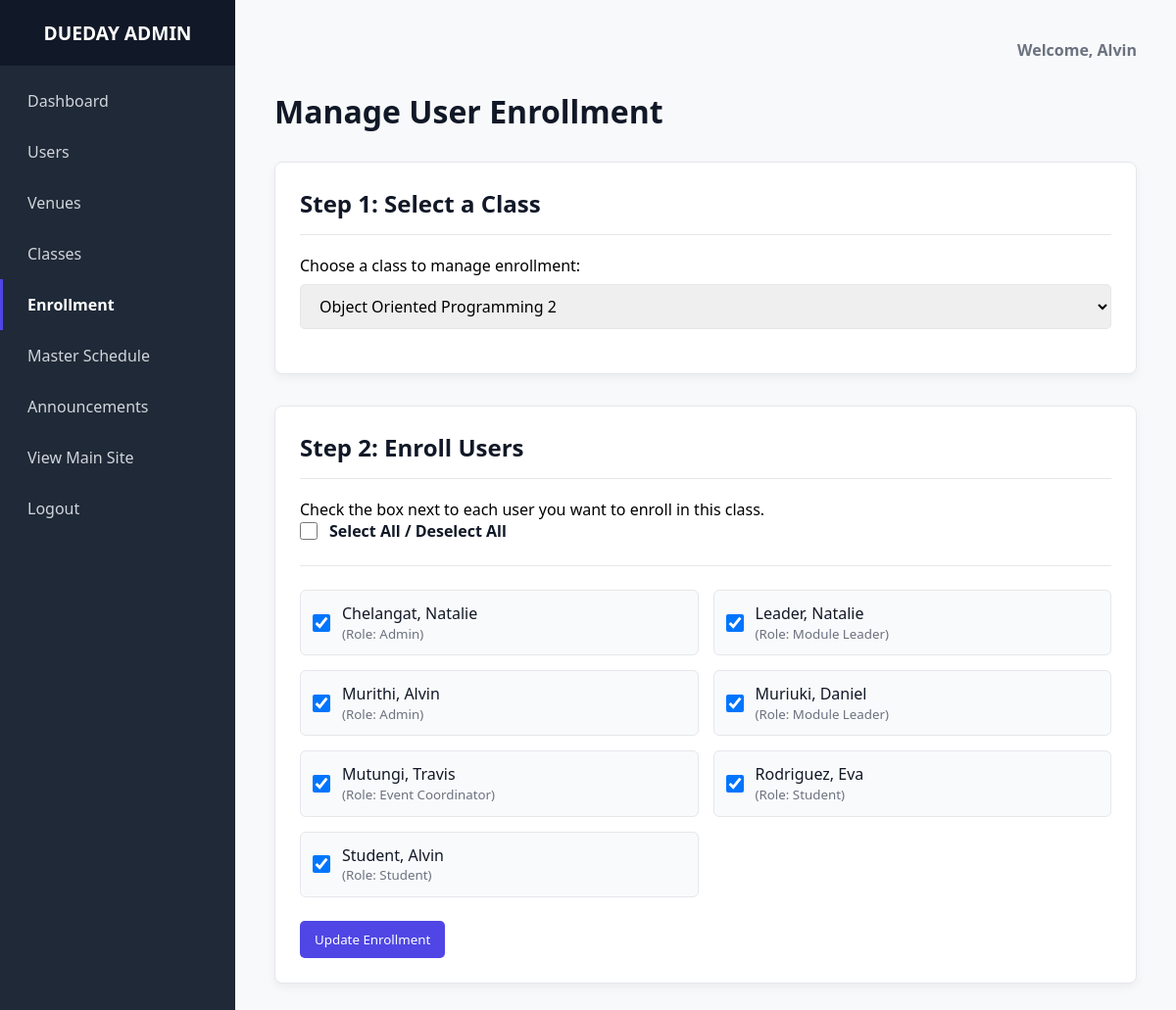
Page /admin/admin_enroll_students.php?class_id=1 (signed in) on the earlier database version.
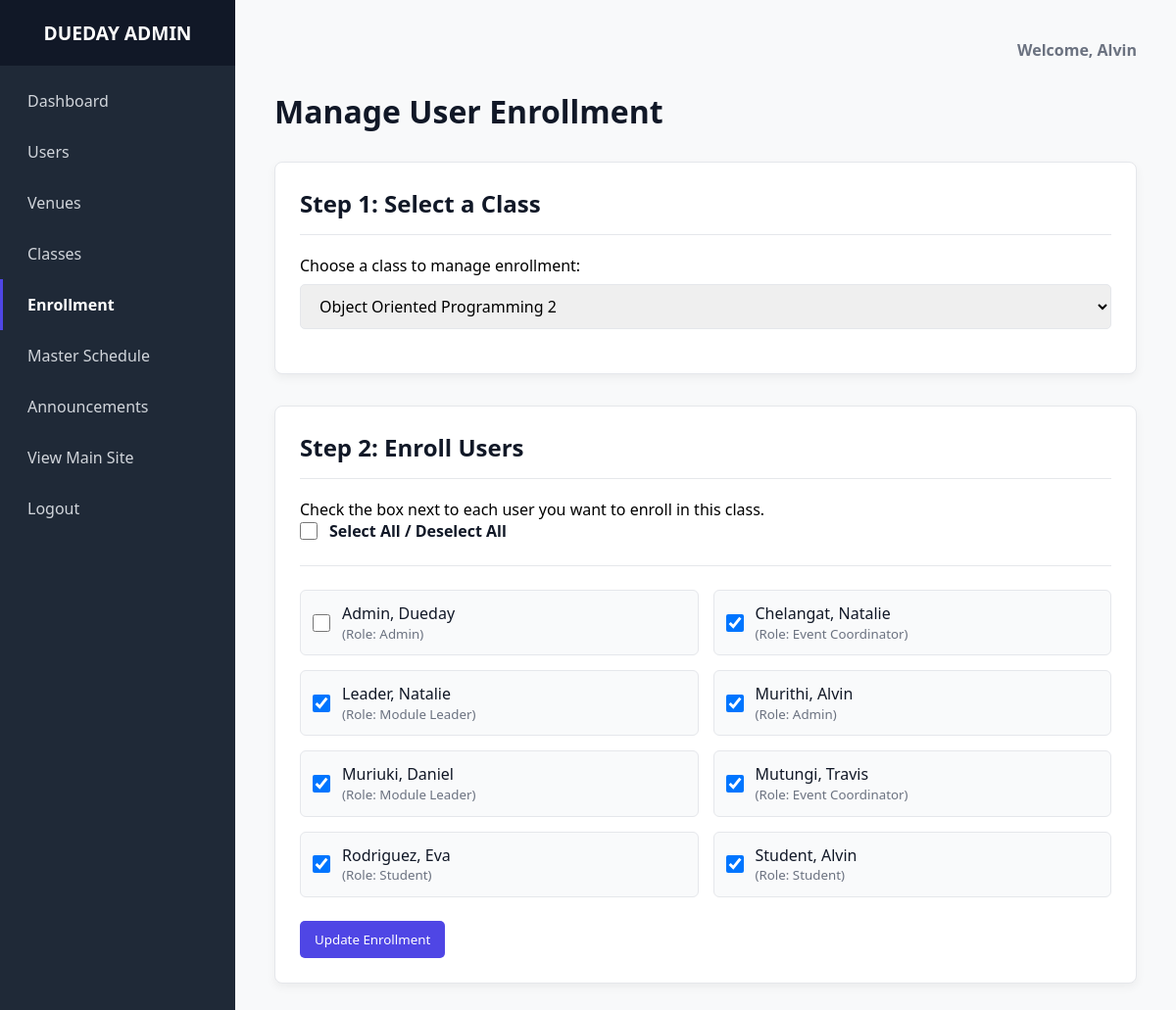
Same page on the later database version.
### tables this page shows
CREATE TABLE `users` (
  `User_ID` int(11) NOT NULL,
  `Email` varchar(100) NOT NULL,
  `Password` varchar(255) NOT NULL,
  `F_Name` varchar(50) NOT NULL,
  `L_Name` varchar(50) NOT NULL,
  `Role_ID` int(11) NOT NULL,
  `status` varchar(20) NOT NULL DEFAULT 'active'
);

CREATE TABLE `role` (
  `Role_ID` int(11) NOT NULL,
  `Role_Name` varchar(50) NOT NULL
);

### admin/admin_enroll_students.php (the view, shortened to what this page needs)
<?php
require_once 'templates/header.php';
$selected_class_id = $_GET['class_id'] ?? null;
$all_classes = $conn->query("SELECT * FROM Classes ORDER BY Class_Name ASC")->fetch_all(MYSQLI_ASSOC);
$all_users = [];
$enrolled_user_ids = [];
if ($selected_class_id) {
    $all_users = $conn->query("SELECT u.User_ID, u.F_Name, u.L_Name, u.Email, r.Role_Name
                               FROM Users u
                               JOIN Role r ON u.Role_ID = r.Role_ID
                               ORDER BY u.L_Name, u.F_Name")->fetch_all(MYSQLI_ASSOC);
    $stmt_enrolled = $conn->prepare("SELECT User_ID FROM User_Classes WHERE Class_ID = ?");
    $stmt_enrolled->bind_param("i", $selected_class_id);
    $stmt_enrolled->execute();
    $result = $stmt_enrolled->get_result();
    while ($row = $result->fetch_assoc()) {
        $enrolled_user_ids[] = $row['User_ID'];
    }
}
?>
<h1 class="page-title">Manage User Enrollment</h1>
<div class="management-section card">
    <h2>Step 1: Select a Class</h2>
    <form method="GET" action="admin_enroll_students.php">
        <div class="form-group">
            <label for="class_id">Choose a class to manage enrollment:</label>
            <select name="class_id" id="class_id" class="form-input" onchange="this.form.submit()">
                <?php foreach ($all_classes as $class): ?>
                    <option value="<?php echo $class['Class_ID']; ?>" <?php if ($selected_class_id == $class['Class_ID']) echo 'selected'; ?>>
                        <?php echo htmlspecialchars($class['Class_Name']); ?>
                    </option>
                <?php endforeach; ?>
            </select>
        </div>
    </form>
</div>
<?php if ($selected_class_id): ?>
<div class="management-section card" style="margin-top: 2rem;">
    <h2>Step 2: Enroll Users</h2>
    <p>Check the box next to each user you want to enroll in this class.</p>
    <form method="POST" action="admin_enroll_students.php?class_id=<?php echo $selected_class_id; ?>">
        <div class="checkbox-item select-all-container">
            <input type="checkbox" id="selectAllUsers">
            <label for="selectAllUsers"><strong>Select All / Deselect All</strong></label>
        </div>
        <div class="user-enrollment-list">
            <?php if (empty($all_users)): ?>
                <p>No users found in the system.</p>
            <?php else: ?>
                <?php foreach ($all_users as $user): ?>
                    <div class="checkbox-item">
                        <input type="checkbox" name="user_ids[]" id="user_<?php echo $user['User_ID']; ?>" value="<?php echo $user['User_ID']; ?>" class="user-checkbox"
                               <?php if (in_array($user['User_ID'], $enrolled_user_ids)) echo 'checked'; ?>>
                        <label for="user_<?php echo $user['User_ID']; ?>">
                            <?php echo htmlspecialchars($user['L_Name'] . ', ' . $user['F_Name']); ?>
                            <small>(Role: <?php echo htmlspecialchars($user['Role_Name']); ?>)</small>
                        </label>
                    </div>
                <?php endforeach; ?>
            <?php endif; ?>
        </div>
        <div class="form-actions" style="margin-top: 1.5rem;">
            <button type="submit" class="action-button">Update Enrollment</button>
        </div>
    </form>
</div>
<?php endif; ?>
<?php
require_once 'templates/footer.php';
?>

Differences in the rows shown:
added users: L_Name+F_Name "Admin, Dueday", Role_ID.Role_Name "Admin"
changed users "Chelangat, Natalie": Role_ID.Role_Name "Admin" → "Event Coordinator"
